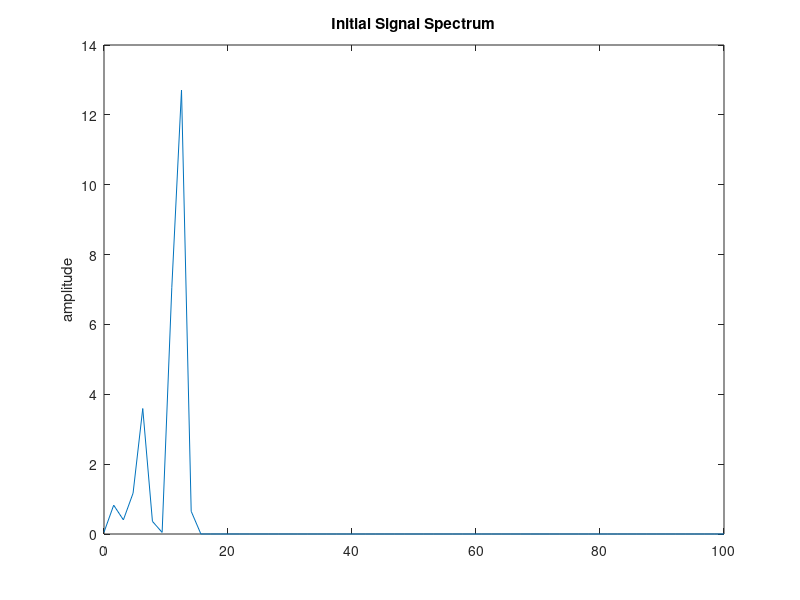
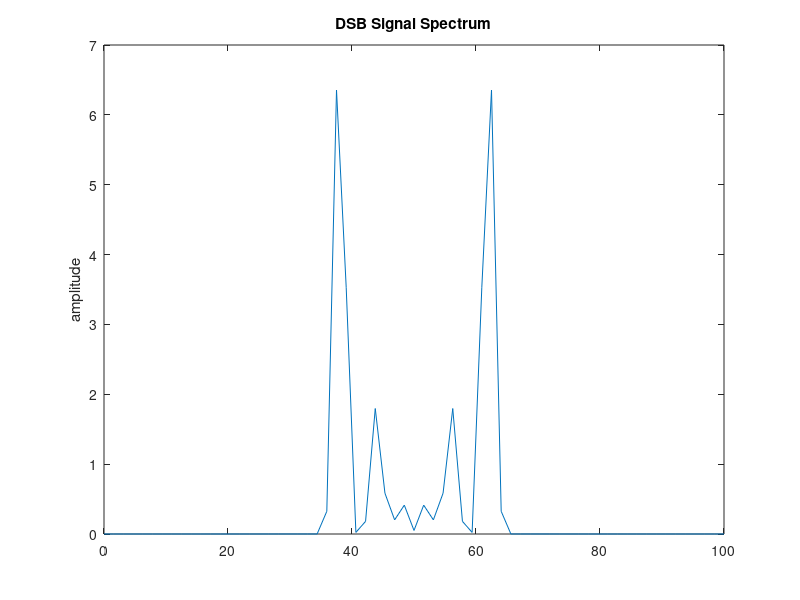
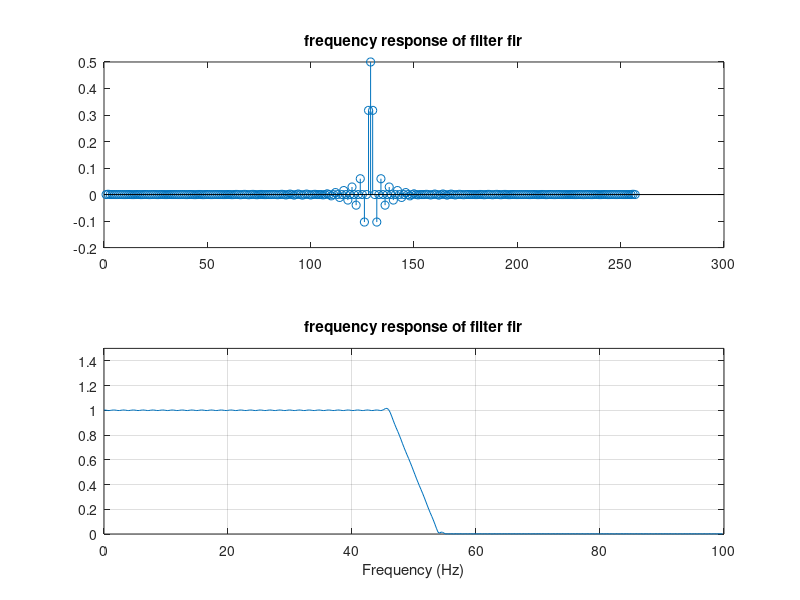
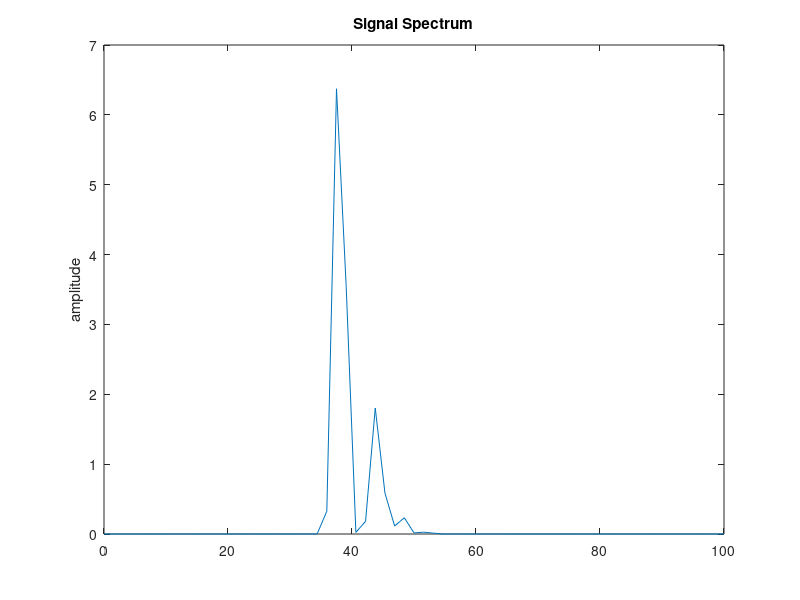

Here is the MATLAB script that generated these plots, in order:
clear all; close all;
f1=2; f2=6; f3=12;
Fc=50; Fs=200; order=256;
t=[0:1/Fs:20];
s=2*cos(2*pi*f1*t)+4*cos(2*pi*f2*t)+8*cos(2*pi*f3*t);
figure; pwelch(s,[],[],[],Fs);
title('Initial Signal Spectrum');
dsb=sqrt(2)*s.*cos(2*pi*Fc*t);
figure; pwelch(dsb,[],[],[],Fs);
title('DSB Signal Spectrum');

w=10;
fpts=[0 45/Fs (Fc-0.4*w)/Fs (Fc+0.4*w)/Fs 55/Fs 0.5]*2;
mag=[1 1 1 0 0 0];
bpf=firpm(order,fpts,mag);
[H,f]=freqz(bpf,1,401);
f=f*Fs/2/pi;
figure;
subplot(2,1,1);
stem(bpf);
title('frequency response of filter fir');
subplot(2,1,2);
plot(f,abs(H));
axis([0 Fs/2 0 1.5]); grid;
xlabel('Frequency (Hz)');
title('frequency response of filter fir');
hold off;

fsb_lb=conv(dsb,bpf,'same');
% vsb_lb=awgn(vsb_lb,15,'measured');
figure; pwelch(fsb_lb,[],[],[],Fs);
title('Signal Spectrum');

s_dm=sqrt(2)*fsb_lb.*cos(2*pi*Fc*t);
figure; pwelch(s_dm,[],[],[],Fs);
title('Signal Spectrum after Demodulation');

hpm=fir1(order,15/Fs*2);
s_pm=conv(s_dm,hpm,'same');
figure; pwelch(s_pm,[],[],[],Fs);
title('Demodulated Signal spectrum after BandPass Filter');
figure;
n=[200:400]; t1=t(n)*1000;
subplot(2,1,1); plot(t1,s(n));
maxs=max(s); mins=min(s);
axis([min(t1) max(t1) mins*1.1 maxs*1.1]);
title('Initial Signal'); grid;
subplot(2,1,2); plot(t1,s_pm(n));
maxs=max(s); mins=min(s);
axis([min(t1) max(t1) mins*1.1 maxs*1.1]);
xlabel('time (msec)');
title('Final Signal'); grid;